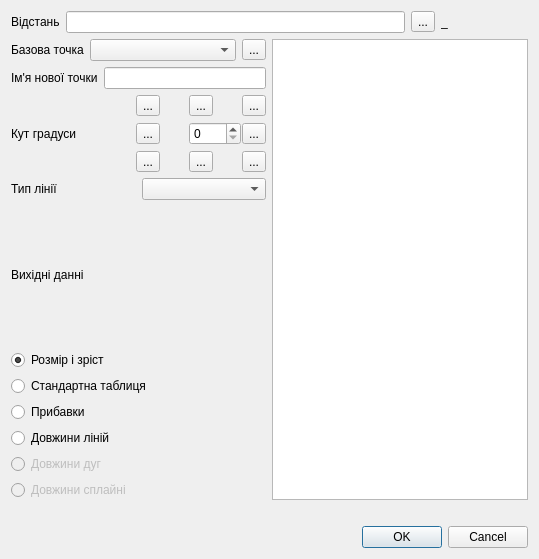
<?xml version="1.0" encoding="UTF-8"?>
<ui version="4.0">
 <class>DialogEndLine</class>
 <widget class="QDialog" name="DialogEndLine">
  <property name="geometry">
   <rect>
    <x>0</x>
    <y>0</y>
    <width>539</width>
    <height>559</height>
   </rect>
  </property>
  <property name="windowTitle">
   <string>Dialog</string>
  </property>
  <layout class="QVBoxLayout" name="verticalLayout">
   <item>
    <layout class="QHBoxLayout" name="horizontalLayout">
     <item>
      <widget class="QLabel" name="label">
       <property name="sizePolicy">
        <sizepolicy hsizetype="Fixed" vsizetype="Preferred">
         <horstretch>0</horstretch>
         <verstretch>0</verstretch>
        </sizepolicy>
       </property>
       <property name="text">
        <string>Відстань</string>
       </property>
      </widget>
     </item>
     <item>
      <widget class="QLineEdit" name="lineEditFormula">
       <property name="sizePolicy">
        <sizepolicy hsizetype="Preferred" vsizetype="Fixed">
         <horstretch>0</horstretch>
         <verstretch>0</verstretch>
        </sizepolicy>
       </property>
      </widget>
     </item>
     <item>
      <widget class="QToolButton" name="toolButtonEqual">
       <property name="text">
        <string>...</string>
       </property>
       <property name="icon">
        <iconset resource="../icon.qrc">
         <normaloff>:/icon/24x24/equal.png</normaloff>:/icon/24x24/equal.png</iconset>
       </property>
       <property name="iconSize">
        <size>
         <width>24</width>
         <height>24</height>
        </size>
       </property>
      </widget>
     </item>
     <item>
      <widget class="QLabel" name="labelResultCalculation">
       <property name="sizePolicy">
        <sizepolicy hsizetype="Fixed" vsizetype="Preferred">
         <horstretch>0</horstretch>
         <verstretch>0</verstretch>
        </sizepolicy>
       </property>
       <property name="minimumSize">
        <size>
         <width>87</width>
         <height>0</height>
        </size>
       </property>
       <property name="text">
        <string>_</string>
       </property>
      </widget>
     </item>
    </layout>
   </item>
   <item>
    <layout class="QHBoxLayout" name="horizontalLayout_2">
     <item>
      <layout class="QVBoxLayout" name="verticalLayout_2">
       <item>
        <layout class="QHBoxLayout" name="horizontalLayout_3">
         <item>
          <widget class="QLabel" name="label_3">
           <property name="sizePolicy">
            <sizepolicy hsizetype="Fixed" vsizetype="Fixed">
             <horstretch>0</horstretch>
             <verstretch>0</verstretch>
            </sizepolicy>
           </property>
           <property name="text">
            <string>Базова точка</string>
           </property>
          </widget>
         </item>
         <item>
          <widget class="QComboBox" name="comboBoxBasePoint"/>
         </item>
         <item>
          <widget class="QToolButton" name="toolButtonPutHere">
           <property name="text">
            <string>...</string>
           </property>
           <property name="icon">
            <iconset resource="../icon.qrc">
             <normaloff>:/icon/24x24/putHere.png</normaloff>:/icon/24x24/putHere.png</iconset>
           </property>
           <property name="iconSize">
            <size>
             <width>24</width>
             <height>24</height>
            </size>
           </property>
          </widget>
         </item>
        </layout>
       </item>
       <item>
        <layout class="QHBoxLayout" name="horizontalLayout_4">
         <item>
          <widget class="QLabel" name="label_4">
           <property name="sizePolicy">
            <sizepolicy hsizetype="Fixed" vsizetype="Fixed">
             <horstretch>0</horstretch>
             <verstretch>0</verstretch>
            </sizepolicy>
           </property>
           <property name="text">
            <string>Ім'я нової точки</string>
           </property>
          </widget>
         </item>
         <item>
          <widget class="QLineEdit" name="lineEditNamePoint"/>
         </item>
        </layout>
       </item>
       <item>
        <layout class="QHBoxLayout" name="horizontalLayout_5">
         <item>
          <layout class="QHBoxLayout" name="horizontalLayout_6">
           <item>
            <widget class="QLabel" name="label_5">
             <property name="sizePolicy">
              <sizepolicy hsizetype="Expanding" vsizetype="Preferred">
               <horstretch>0</horstretch>
               <verstretch>0</verstretch>
              </sizepolicy>
             </property>
             <property name="minimumSize">
              <size>
               <width>0</width>
               <height>0</height>
              </size>
             </property>
             <property name="text">
              <string>Кут градуси</string>
             </property>
            </widget>
           </item>
           <item>
            <layout class="QGridLayout" name="gridLayout">
             <property name="sizeConstraint">
              <enum>QLayout::SetMinimumSize</enum>
             </property>
             <property name="horizontalSpacing">
              <number>29</number>
             </property>
             <property name="verticalSpacing">
              <number>6</number>
             </property>
             <item row="0" column="2">
              <widget class="QToolButton" name="toolButtonArrowRightUp">
               <property name="text">
                <string>...</string>
               </property>
               <property name="icon">
                <iconset resource="../icon.qrc">
                 <normaloff>:/icon/24x24/arrowRightUp.png</normaloff>:/icon/24x24/arrowRightUp.png</iconset>
               </property>
               <property name="iconSize">
                <size>
                 <width>32</width>
                 <height>32</height>
                </size>
               </property>
              </widget>
             </item>
             <item row="0" column="0">
              <widget class="QToolButton" name="toolButtonArrowLeftUp">
               <property name="text">
                <string>...</string>
               </property>
               <property name="icon">
                <iconset resource="../icon.qrc">
                 <normaloff>:/icon/24x24/arrowLeftUp.png</normaloff>:/icon/24x24/arrowLeftUp.png</iconset>
               </property>
               <property name="iconSize">
                <size>
                 <width>32</width>
                 <height>32</height>
                </size>
               </property>
              </widget>
             </item>
             <item row="1" column="0">
              <widget class="QToolButton" name="toolButtonArrowLeft">
               <property name="text">
                <string>...</string>
               </property>
               <property name="icon">
                <iconset resource="../icon.qrc">
                 <normaloff>:/icon/24x24/arrowLeft.png</normaloff>:/icon/24x24/arrowLeft.png</iconset>
               </property>
               <property name="iconSize">
                <size>
                 <width>32</width>
                 <height>32</height>
                </size>
               </property>
              </widget>
             </item>
             <item row="1" column="2">
              <widget class="QToolButton" name="toolButtonArrowRight">
               <property name="text">
                <string>...</string>
               </property>
               <property name="icon">
                <iconset resource="../icon.qrc">
                 <normaloff>:/icon/24x24/arrowRight.png</normaloff>:/icon/24x24/arrowRight.png</iconset>
               </property>
               <property name="iconSize">
                <size>
                 <width>32</width>
                 <height>32</height>
                </size>
               </property>
              </widget>
             </item>
             <item row="0" column="1">
              <widget class="QToolButton" name="toolButtonArrowUp">
               <property name="minimumSize">
                <size>
                 <width>0</width>
                 <height>0</height>
                </size>
               </property>
               <property name="text">
                <string>...</string>
               </property>
               <property name="icon">
                <iconset resource="../icon.qrc">
                 <normaloff>:/icon/24x24/arrowUp.png</normaloff>:/icon/24x24/arrowUp.png</iconset>
               </property>
               <property name="iconSize">
                <size>
                 <width>32</width>
                 <height>32</height>
                </size>
               </property>
              </widget>
             </item>
             <item row="2" column="1">
              <widget class="QToolButton" name="toolButtonArrowDown">
               <property name="text">
                <string>...</string>
               </property>
               <property name="icon">
                <iconset resource="../icon.qrc">
                 <normaloff>:/icon/24x24/arrowDown.png</normaloff>:/icon/24x24/arrowDown.png</iconset>
               </property>
               <property name="iconSize">
                <size>
                 <width>32</width>
                 <height>32</height>
                </size>
               </property>
              </widget>
             </item>
             <item row="2" column="0">
              <widget class="QToolButton" name="toolButtonArrowLeftDown">
               <property name="text">
                <string>...</string>
               </property>
               <property name="icon">
                <iconset resource="../icon.qrc">
                 <normaloff>:/icon/24x24/arrowLeftDown.png</normaloff>:/icon/24x24/arrowLeftDown.png</iconset>
               </property>
               <property name="iconSize">
                <size>
                 <width>32</width>
                 <height>32</height>
                </size>
               </property>
              </widget>
             </item>
             <item row="2" column="2">
              <widget class="QToolButton" name="toolButtonArrowRightDown">
               <property name="text">
                <string>...</string>
               </property>
               <property name="icon">
                <iconset resource="../icon.qrc">
                 <normaloff>:/icon/24x24/arrowRightDown.png</normaloff>:/icon/24x24/arrowRightDown.png</iconset>
               </property>
               <property name="iconSize">
                <size>
                 <width>32</width>
                 <height>32</height>
                </size>
               </property>
              </widget>
             </item>
             <item row="1" column="1">
              <widget class="QSpinBox" name="spinBoxAngle">
               <property name="sizePolicy">
                <sizepolicy hsizetype="Ignored" vsizetype="Fixed">
                 <horstretch>0</horstretch>
                 <verstretch>0</verstretch>
                </sizepolicy>
               </property>
               <property name="minimumSize">
                <size>
                 <width>52</width>
                 <height>0</height>
                </size>
               </property>
               <property name="maximum">
                <number>360</number>
               </property>
               <property name="value">
                <number>0</number>
               </property>
              </widget>
             </item>
            </layout>
           </item>
          </layout>
         </item>
        </layout>
       </item>
       <item>
        <layout class="QHBoxLayout" name="horizontalLayout_7">
         <item>
          <widget class="QLabel" name="label_7">
           <property name="text">
            <string>Тип лінії</string>
           </property>
          </widget>
         </item>
         <item>
          <widget class="QComboBox" name="comboBoxLineType"/>
         </item>
        </layout>
       </item>
       <item>
        <layout class="QVBoxLayout" name="verticalLayout_3">
         <item>
          <widget class="QLabel" name="label_2">
           <property name="text">
            <string>Вихідні данні</string>
           </property>
          </widget>
         </item>
         <item>
          <widget class="QRadioButton" name="radioButtonSizeGrowth">
           <property name="text">
            <string>Розмір і зріст</string>
           </property>
           <property name="checked">
            <bool>true</bool>
           </property>
          </widget>
         </item>
         <item>
          <widget class="QRadioButton" name="radioButtonStandartTable">
           <property name="text">
            <string>Стандартна таблиця</string>
           </property>
          </widget>
         </item>
         <item>
          <widget class="QRadioButton" name="radioButtonIncrements">
           <property name="text">
            <string>Прибавки</string>
           </property>
          </widget>
         </item>
         <item>
          <widget class="QRadioButton" name="radioButtonLengthLine">
           <property name="enabled">
            <bool>true</bool>
           </property>
           <property name="text">
            <string>Довжини ліній</string>
           </property>
          </widget>
         </item>
         <item>
          <widget class="QRadioButton" name="radioButtonLengthArc">
           <property name="enabled">
            <bool>false</bool>
           </property>
           <property name="text">
            <string>Довжини дуг</string>
           </property>
          </widget>
         </item>
         <item>
          <widget class="QRadioButton" name="radioButtonLengthSpline">
           <property name="enabled">
            <bool>false</bool>
           </property>
           <property name="text">
            <string>Довжини сплайні</string>
           </property>
          </widget>
         </item>
        </layout>
       </item>
      </layout>
     </item>
     <item>
      <widget class="QListWidget" name="listWidget"/>
     </item>
    </layout>
   </item>
   <item>
    <widget class="QLabel" name="labelDescription">
     <property name="text">
      <string/>
     </property>
    </widget>
   </item>
   <item>
    <widget class="QDialogButtonBox" name="buttonBox">
     <property name="orientation">
      <enum>Qt::Horizontal</enum>
     </property>
     <property name="standardButtons">
      <set>QDialogButtonBox::Cancel|QDialogButtonBox::Ok</set>
     </property>
    </widget>
   </item>
  </layout>
 </widget>
 <resources>
  <include location="../icon.qrc"/>
 </resources>
 <connections>
  <connection>
   <sender>buttonBox</sender>
   <signal>accepted()</signal>
   <receiver>DialogEndLine</receiver>
   <slot>accept()</slot>
   <hints>
    <hint type="sourcelabel">
     <x>248</x>
     <y>254</y>
    </hint>
    <hint type="destinationlabel">
     <x>157</x>
     <y>274</y>
    </hint>
   </hints>
  </connection>
  <connection>
   <sender>buttonBox</sender>
   <signal>rejected()</signal>
   <receiver>DialogEndLine</receiver>
   <slot>reject()</slot>
   <hints>
    <hint type="sourcelabel">
     <x>316</x>
     <y>260</y>
    </hint>
    <hint type="destinationlabel">
     <x>286</x>
     <y>274</y>
    </hint>
   </hints>
  </connection>
 </connections>
</ui>
